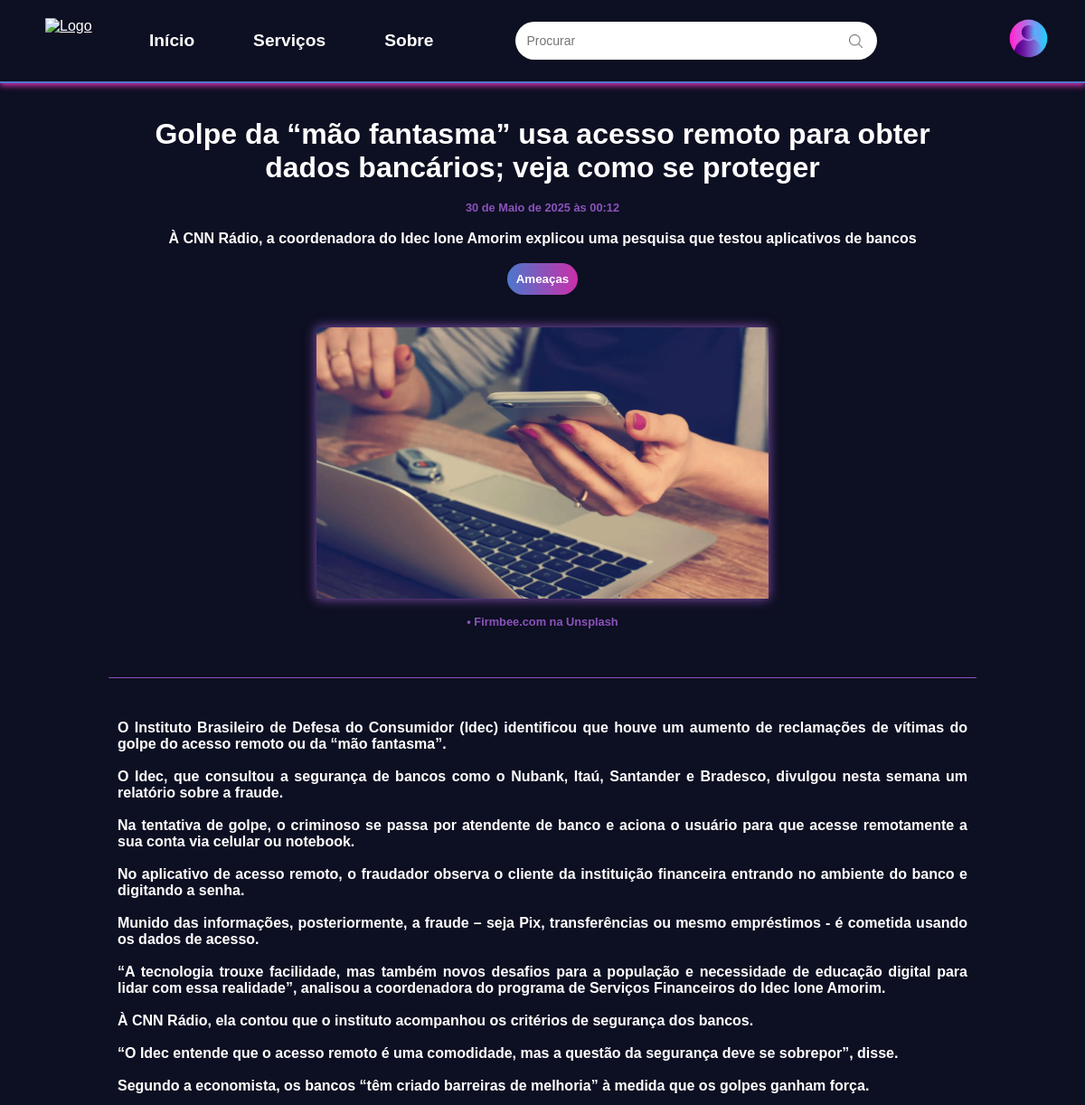
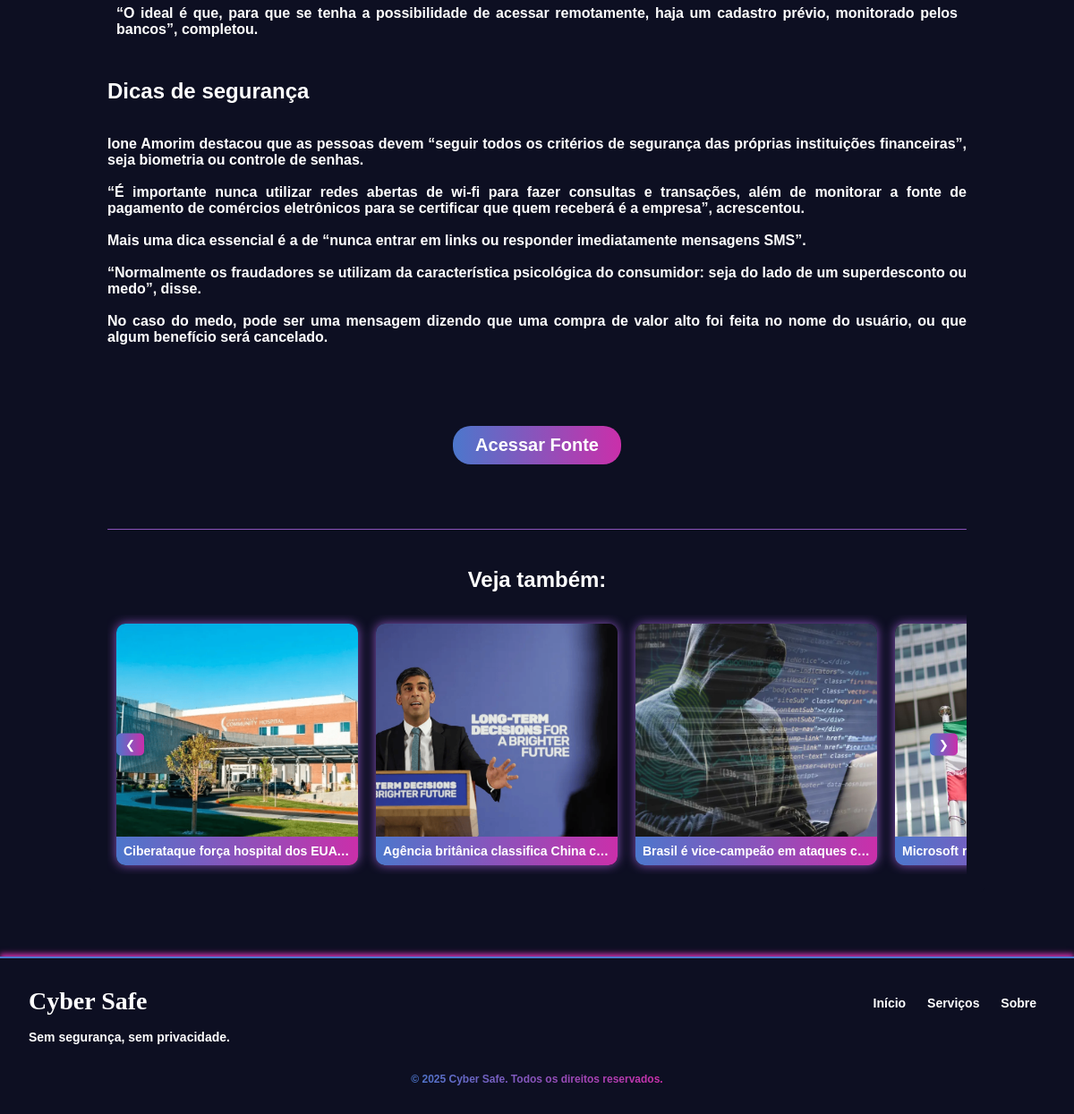
The page /noticia/34/ on the database its author committed (2 pictures, top to bottom).
### learning_logs/models.py (models this page shows, shortened)
class Noticia(models.Model):
    titulo = models.CharField(max_length=255)
    descricao = models.TextField(blank=True, null=True)
    descricao_imagem = models.TextField(blank=True, null=True)
    descricao_imagem2 = models.TextField(blank=True, null=True)
    imagem = models.ImageField(upload_to='noticias/', blank=True, null=True)
    imagem2 = models.ImageField(upload_to='noticias/', blank=True, null=True)
    conteudo = models.TextField()
    conteudo2 = models.TextField(blank=True, null=True)
    link = models.URLField(null=True, blank=True)
    data_publicacao = models.DateTimeField(auto_now_add=True)
    categoria = models.CharField(max_length=100, choices=[
        ('vulnerabilidades', 'Vulnerabilidades'),
        ('ameaças', 'Ameaças'),
        ('tendencias', 'Tendências'),
        ('ciberseguranca', 'Cibersegurança'),
    ])

### learning_logs/views.py (the view)
# urls.py: path('noticia/<int:pk>/', views.noticia, name='noticia'),
def noticia(request, pk):
    noticia = get_object_or_404(Noticia, pk=pk)
    noticias_mesma_categoria = Noticia.objects.filter(
        categoria=noticia.categoria
    ).exclude(pk=pk).order_by('-data_publicacao')
    context = {
        'noticia': noticia,
        'noticias_mesma_categoria': noticias_mesma_categoria,
    }
    return render(request, 'learning_logs/noticia.html', context)

### learning_logs/templates/learning_logs/noticia.html (shortened to what this page needs)
<!DOCTYPE html>
<html lang="pt-BR">
    {% extends "learning_logs/base.html" %}
    {% load static %}
    {% block extra_css %}
        <link rel="stylesheet" href="{% static 'learning_logs/css/index.css' %}">
    {% endblock %}
    {% block content %}
    <div class="corpo-noticia">
        <br>
        <h1>{{ noticia.titulo }}</h1>
        <br>
        <p class="data">{{ noticia.data_publicacao }}</p>
        <br>
        <strong><p>{{ noticia.descricao }}</p></strong>
        <br>
        <div class="botao-ctg">
            <button type="submit">{{ noticia.categoria|title }}</button>
        </div>
        <br>
        <br>
        <img src="{{ noticia.imagem.url }}" alt="{{ noticia.titulo }}" class="noticia-img" width="500" height="300">
        <br>
        {% if noticia.descricao_imagem %}
        <p class="desc-img">{{ noticia.descricao_imagem }}</p>
        {% endif %}
        <br>
        <br>
        <br>
        <br>
        <br>
        <p class="conteudo">{{ noticia.conteudo|safe }}</p>
        <br>
        <br>
        <br>
        <br>
        <br>
        <div class="botao-noticia">
            <a href="{{ noticia.link }}"><button type="submit">Acessar Fonte</button></a>
        </div>
        <br>
        <br>
        <br>
        <br>
        <br>
        <br>
        <div class="categoria">
            <h2>Veja também:</h2>
            <br>
            <div class="carousel">
                <button class="carousel-button prev">❮</button>
                <div class="carousel-items">
                    {% for noticia in noticias_mesma_categoria %}
                        <div class="carousel-item">
                            <a href="{% url 'noticia' noticia.pk %}">
                                <img src="{{ noticia.imagem.url }}" alt="{{ noticia.titulo }}">
                            </a>
                            <h3>{{ noticia.titulo }}</h3>
                        </div>
                    {% empty %}
                        <p>Não há outras notícias nesta categoria.</p>
                    {% endfor %}
                </div>
                <button class="carousel-button next">❯</button>
            </div>
        </div>
    </div>
    <br>
    <br>
    <br>
    <br>
{% endblock content %}

### learning_logs/static/learning_logs/css/base.css (style rules this page uses)
* { margin: 0; padding: 0; box-sizing: border-box; color: rgb(255, 255, 255); }
body { background-color: #0d0f22; }

### learning_logs/static/learning_logs/css/index.css (style rules this page uses)
.corpo-noticia { font-family: 'Arial', sans-serif; font-weight: bold; text-align: justify; border-radius: 5px; margin-top: 3px; background-color: #0d0f22; padding: 20px; margin: 0 auto; max-width: 1000px; }
.corpo-noticia h1, strong { text-align: center; }
.conteudo { margin: 0 auto; max-width: 1000px; width: 100%; padding: 10px; }
.botao-ctg button { background: linear-gradient(to right, #4c77cc, #ca2faa); border: none; color: white; padding: 10px; border-radius: 20px; cursor: pointer; font-weight: bold; display: block; margin: 0 auto; }
.data { color: #8b53bb; text-align: center; font-size: 0.8em; }
.desc-img { color: #8b53bb; text-align: center; font-size: 0.8em; }
.noticia-img { box-shadow: 0 0 12px #8b53bb; display: block; margin: 0 auto; }
.botao-noticia button { background: linear-gradient(to right, #4c77cc, #ca2faa); border: none; color: white; font-size: 20px; padding: 10px 25px; border-radius: 20px; cursor: pointer; font-weight: bold; transition: 0.3s ease; display: block; margin: 0 auto; }
.botao-noticia a { text-decoration: none; }
.categoria { width: 100%; max-width: 100%; background: transparent; box-shadow: none; margin: 0 auto; }
.categoria h2 { text-align: center; text-transform: none; border-top-left-radius: 7px; border-top-right-radius: 7px; padding: 7px; }
.carousel { position: relative; overflow: hidden; width: 100%; max-width: 100%; margin: 0 auto; height: auto; }
.carousel-items { display: flex; transition: transform 0.5s ease-in-out; width: fit-content; margin: auto; }
.carousel-item { width: 270px; height: 270px; margin: 10px; border-radius: 10px; overflow: hidden; position: relative; box-shadow: 0 0 12px #8b53bb; }
.carousel-item img { width: 100%; height: 100%; object-fit: cover; position: absolute; top: 0; left: 0; }
.carousel-item h3 { position: absolute; bottom: 0; width: 100%; background: linear-gradient(to right, #4c77cc, #ca2faa); color: white; text-align: center; font-size: 14px; padding: 8px; margin: 0; white-space: nowrap; overflow: hidden; text-overflow: ellipsis; }
.carousel-button { background: rgba(0, 0, 0, 0.5); color: white; border: none; position: absolute; top: 50%; transform: translateY(-50%); padding: 5px 10px; cursor: pointer; border-radius: 5px; z-index: 2; }
.carousel-button.prev { left: 10px; background: linear-gradient(to right, #4c77cc, #ca2faa); }
.carousel-button.next { right: 10px; background: linear-gradient(to right, #4c77cc, #ca2faa); }

### rows shown on the page
Noticia: titulo "Golpe da “mão fantasma” usa acesso remoto para obter dados bancários; veja como se proteger", data_publicacao "30 de Maio de 2025 às 00:12", descricao "À CNN Rádio, a coordenadora do Idec Ione Amorim explicou uma pesquisa que testou aplicativos de bancos", categoria "Ameaças", imagem (picture), descricao_imagem "• Firmbee.com na Unsplash", conteudo "O Instituto Brasileiro de Defesa do Consumidor (Idec) identificou que houve um aumento de reclamações de vítimas do golpe do acesso remoto ou da “mão fantasma”. O Idec, que consultou a segurança de bancos como o Nubank, Itaú, Santander e Bradesco, divulgou nesta semana um relatório sobre a fraude. Na tentativa de golpe, o criminoso se passa por atendente de banco e aciona o usuário para que acesse remotamente a sua conta via celular ou notebook. No aplicativo de acesso remoto, o fraudador observa o cliente da instituição financeira entrando no ambiente do banco e digitando a senha. Munido das informações, posteriormente, a fraude – seja Pix, transferências ou mesmo empréstimos - é cometida…"
Noticia: imagem (picture), titulo "Ciberataque força hospital dos EUA…"
Noticia: imagem (picture), titulo "Agência britânica classifica China c…"
Noticia: imagem (picture), titulo "Brasil é vice-campeão em ataques c…"
Noticia: imagem (picture), titulo "Microsoft relata atividade de hacker…"
